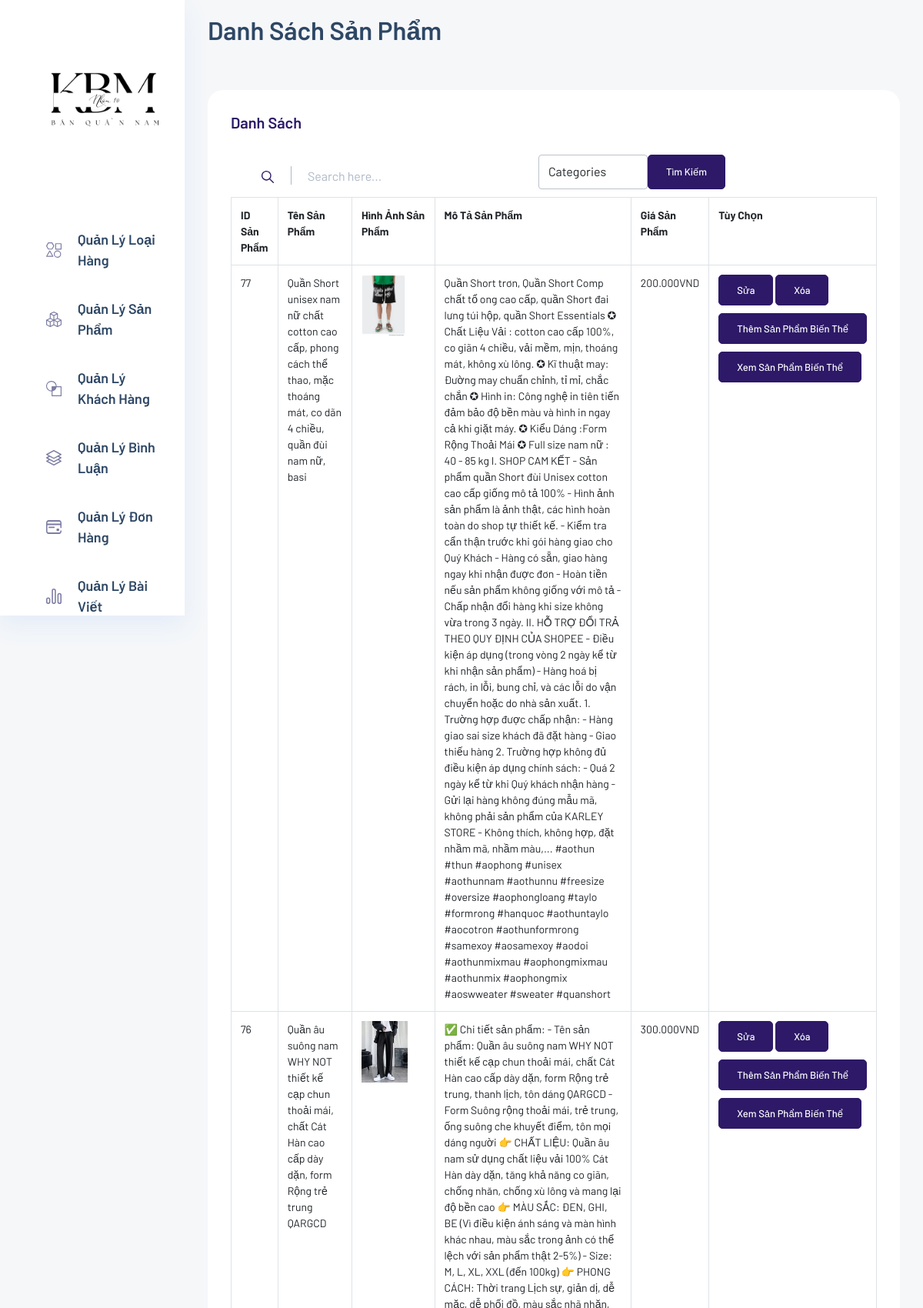
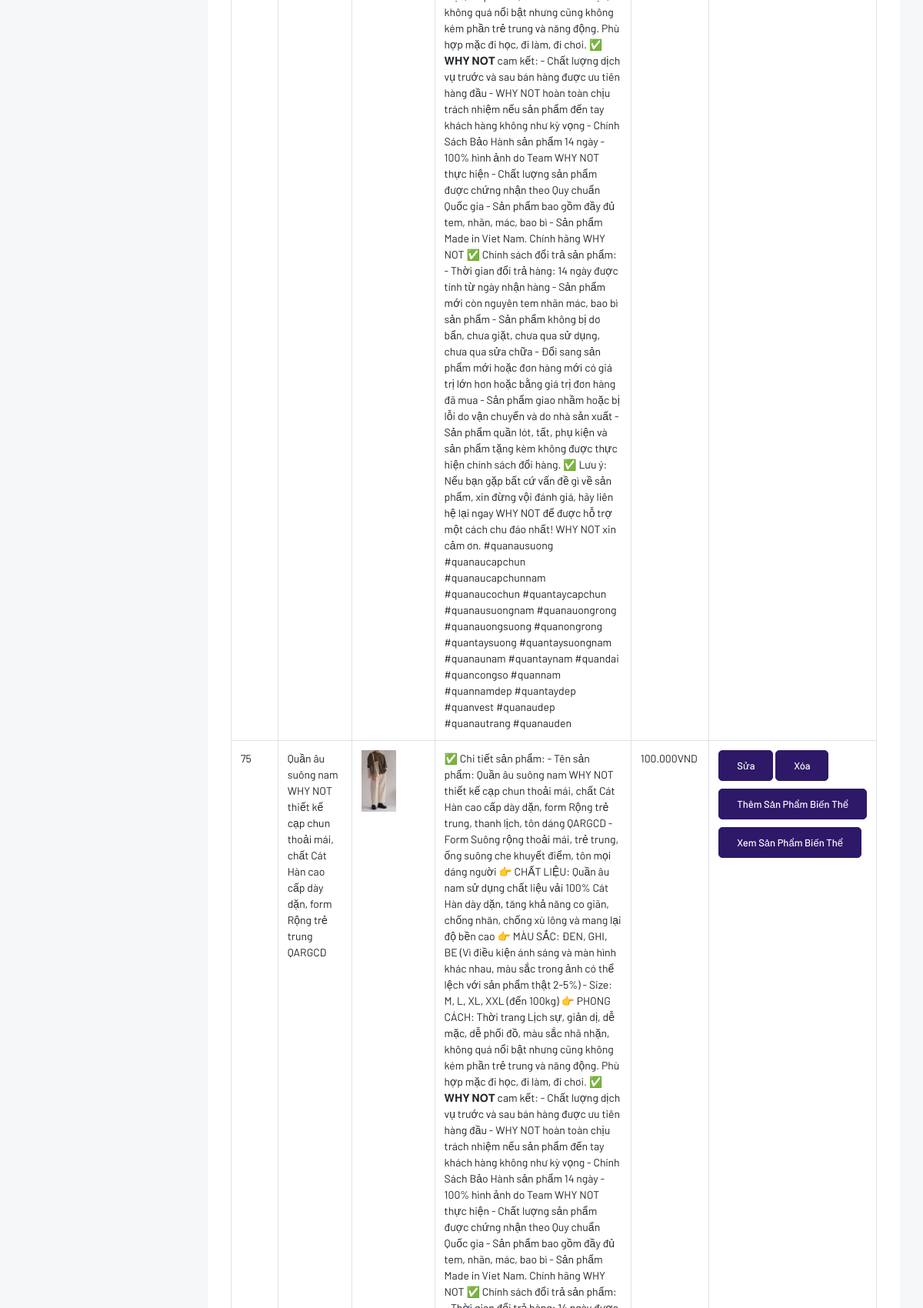
Screenshot of /TrangAdmin/admin/index.php?act=listsp (upper part) with the database file from the repository (2 pictures, top to bottom).
### tables this page shows
CREATE TABLE `products` (
  `id_product` int(11) NOT NULL,
  `name_product` text NOT NULL,
  `image_product` varchar(200) NOT NULL,
  `price_product` double NOT NULL DEFAULT 0,
  `description` text DEFAULT NULL,
  `id_category` int(11) NOT NULL,
  `role_product` tinyint(4) NOT NULL DEFAULT 0,
  `softdelete` tinyint(1) NOT NULL DEFAULT 0
);

### model/pdo.php (called while the page is built, shortened)
<?php
function pdo_get_connection()
{
    $servername = "localhost";
    $username = "root";
    $password = "";
    try {
        $conn = new PDO("mysql:host=$servername;dbname=db_duanmot", $username, $password);
        $conn->setAttribute(PDO::ATTR_ERRMODE, PDO::ERRMODE_EXCEPTION);
        return $conn;
    } catch (PDOException $e) {
        echo "Connection failed: " . $e->getMessage();
    }
}
function pdo_query($sql)
{
    $sql_args = array_slice(func_get_args(), 1);
    try {
        $conn = pdo_get_connection();
        $stmt = $conn->prepare($sql);
        $stmt->execute($sql_args);
        $rows = $stmt->fetchAll();
        return $rows;
    } catch (PDOException $e) {
        throw $e;
    } finally {
        unset($conn);
    }
}

### model/product.php (called while the page is built, shortened)
<?php
function loadall_products($keyword,$id_category)
{
    $sql = "SELECT * FROM products
    LEFT JOIN categories
    ON categories.id_category = products.id_category
    WHERE 1";
    $sql.=" AND categories.softdelete = 0";
    $sql.=" AND products.softdelete = 0";
    $sql.=" ORDER BY products.id_product desc";
    $listproduct = pdo_query($sql);
    return $listproduct;
}
?>

### TrangAdmin/admin/sanpham/list.php (the view, shortened to what this page needs)
<section class="main_content dashboard_part">
    <div class="main_content_iner ">
        <div class="container-fluid p-0">
            <div class="row justify-content-center">
                <div class="col-12">
                    <div class="dashboard_header mb_50">
                        <div class="row">
                            <div class="col-lg-6">
                                <div class="dashboard_header_title">
                                    <h3>Danh Sách Sản Phẩm</h3>
                                </div>
                            </div>
                        </div>
                    </div>
                </div>
                <div class="col-lg-12">
                    <div class="white_box mb_30">
                        <div class="box_header ">
                            <div class="main-title">
                                <h3 class="mb-0">Danh Sách</h3>
                            </div>
                        </div>
                        <div class="row">
                            <form action="index.php?act=listsp" method="post" style="display: flex;">
                                <div class="serach_field-area">
                                    <div class="search_inner">
                                        <div class="search_field">
                                            <input type="number" name="keyword" placeholder="Search here...">
                                        </div>
                                        <button type="submit"> <img src="../img/icon/icon_search.svg" alt> </button>
                                    </div>
                                </div>
                                <div class="add_button mb_10" style="display: flex;">
                                    <select name="id_category" class="form-control" id="">
                                        <option selected value="0">Categories</option>
                                    </select>
                                    <input type="submit" class="btn_1" name="send" value="Tìm Kiếm">
                                </div>
                            </form>
                        </div>
                        <table class="table table-bordered">
                            <thead>
                                <tr>
                                    <th scope="col">ID Sản Phẩm </th>
                                    <th scope="col">Tên Sản Phẩm</th>
                                    <th scope="col">Hình Ảnh Sản Phẩm</th>
                                    <th scope="col">Mô Tả Sản Phẩm</th>
                                    <th scope="col">Giá Sản Phẩm</th>
                                    <th scope="col">Tùy Chọn</th>
                                </tr>
                            </thead>
                            <tbody>
                                <?php
                                foreach ($listproduct as $product) {
                                    extract($product);
                                    $suaproduct = "index.php?act=suasanpham&id_product=" . $id_product;
                                    $xoaproduct = "index.php?act=xoasanpham&id_product=" . $id_product;
                                    $themproduct = "index.php?act=thembienthe&id_product=" . $id_product;
                                    $xemproduct = "index.php?act=xembienthe&id_product=" . $id_product;
                                    $image_path = "upload/" . $image_product;
                                    if (is_file($image_path)) {
                                        $image = "<img src='" . $image_path . "' height='80'>";
                                    } else {
                                        $image = "no photo";
                                    } ?>
                                    <tr>
                                        <td><?=$id_product ?></td>
                                        <td><?=$name_product ?></td>
                                        <td><?=$image ?></td>
                                        <td><?=$description ?></td>
                                        <td><?=number_format($price_product,0,",",".") ?>VND</td>
                                        <td>
                                                <div class="add_button mb_10">
                                                    <a href="<?=$suaproduct?>"> <input type="button" class="btn_1" value="Sửa"></a>
                                                    <a href="<?=$xoaproduct?>"> <input type="button" class="btn_1" value="Xóa"></a>
                                                </div>
                                                <div class="add_button mb_10">
                                                    <a href="<?=$themproduct?>"> <input type="button" class="btn_1" value="Thêm Sản Phẩm Biến Thể"></a>
                                                </div>
                                                <div class="add_button">
                                                    <a href="<?=$xemproduct?>"> <input type="button" class="btn_1" value="Xem Sản Phẩm Biến Thể"></a>
                                                </div>
                                            </td>
                                    </tr>
                                <?php }
                                ?>
                            </tbody>
                        </table>
                    </div>
                </div>
            </div>
        </div>

### rows the page displays
products: id_product "77", name_product "Quần Short unisex nam nữ chất cotton cao cấp, phong cách thể thao, mặc thoáng mát, co dãn 4 chiều, quần đùi nam nữ, basi", image_product (picture), description "Quần Short trơn, Quần Short Comp chất tổ ong cao cấp, quần Short đai lưng túi hộp, quần Short Essentials ✪ Chất Liệu Vải : cotton cao cấp 100%, co giãn 4 chiều, vải mềm, mịn, thoáng mát, không xù lông. ✪ Kĩ thuật may: Đường may chuẩn chỉnh, tỉ mỉ, chắc chắn ✪ Hình in: Công nghệ in tiên tiến đảm bảo độ bền màu và hình in ngay cả khi giặt máy. ✪ Kiểu Dáng :Form Rộng Thoải Mái ✪ Full size nam nữ : 40 - 85 kg I. SHOP CAM KẾT - Sản phẩm quần Short đùi Unisex cotton cao cấp giống mô tả 100% - Hình ảnh sản phẩm là ảnh thật, các hình hoàn toàn do shop tự thiết kế. - Kiểm tra cẩn thận trước khi gói hàng giao cho Quý Khách - Hàng có sẵn, giao hàng ngay khi nhận được đơn - Hoàn tiền nếu sản phẩm không…", price_product "200.000"
products: id_product "76", name_product "Quần âu suông nam WHY NOT thiết kế cạp chun thoải mái, chất Cát Hàn cao cấp dày dặn, form Rộng trẻ trung QARGCD", image_product (picture), description "✅ Chi tiết sản phẩm: - Tên sản phẩm: Quần âu suông nam WHY NOT thiết kế cạp chun thoải mái, chất Cát Hàn cao cấp dày dặn, form Rộng trẻ trung, thanh lịch, tôn dáng QARGCD - Form Suông rộng thoải mái, trẻ trung, ống suông che khuyết điểm, tôn mọi dáng người 👉 CHẤT LIỆU: Quần âu nam sử dụng chất liệu vải 100% Cát Hàn dày dặn, tăng khả năng co giãn, chống nhăn, chống xù lông và mang lại độ bền cao 👉 MÀU SẮC: ĐEN, GHI, BE (Vì điều kiện ánh sáng và màn hình khác nhau, màu sắc trong ảnh có thể lệch với sản phẩm thật 2-5%) - Size: M, L, XL, XXL (đến 100kg) 👉 PHONG CÁCH: Thời trang Lịch sự, giản dị, dễ mặc, dễ phối đồ, màu sắc nhã nhặn, không quá nổi bật nhưng cũng không kém phần trẻ trung và năng…", price_product "300.000"
products: id_product "75", name_product "Quần âu suông nam WHY NOT thiết kế cạp chun thoải mái, chất Cát Hàn cao cấp dày dặn, form Rộng trẻ trung QARGCD", image_product (picture), price_product "100.000"
